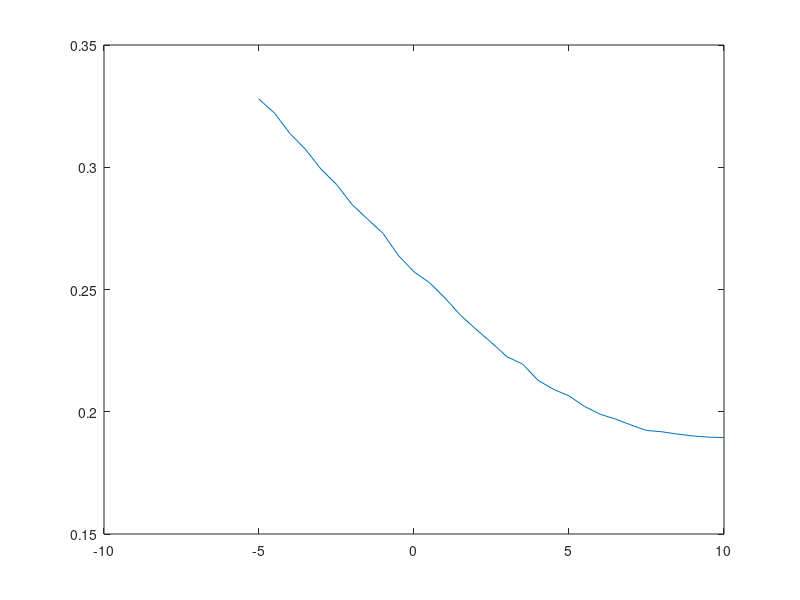

Reproduce this figure in MATLAB.
clc;clear;
L = 1e5;
data = randi([0,1],[1,L]);
ak = zeros(2,L/4);

for p = 1:L/4
    
    if data(4*p-1:4*p) == [0,0]
    a = 1;
  elseif data(4*p-1:4*p) == [0,1]
    a = 2;
  elseif data(4*p-1:4*p) == [1,1]
    a = 3;
  else
    a = 4;
    end
  
  if data(4*p-3:4*p-2) == [0,0]
    b = 4;
  elseif data(4*p-3:4*p-2) == [1,0]
    b = 3;
  elseif data(4*p-3:4*p-2) == [1,1]
    b = 2;
  else
    b = 1;
  end
  
 
  ak(:,p) = [2*a-1-4,2*b-1-4];
end

Es = 1;
BER = zeros(1,31);
snrdb = -5:0.5:10;
x = zeros(1,L);

for q = 1:31
  var = Es/10^(snrdb(q)/10);
  sig = sqrt(var);
  for p = 1:2
    vk = randn([1,L/4])*sig;%AWGN
    z(p,:) = ak(p,:) + vk;
  end
  
  for p = 1:L/4
    if z(1,p) <= -2
      x(4*p-1:4*p) = [0,0];
    elseif z(1,p) > -2 && z(1,p) <= 0
      x(4*p-1:4*p) = [0,1];
    elseif z(1,p) > 0 && z(1,p) <= 2
      x(4*p-1:4*p) = [1,1];
    else
      x(4*p-1:4*p) = [1,0];
    end
    
    if z(2,p) <= -2
      x(4*p-3:4*p-2) = [0,1];
    elseif z(1,p) <= 0 && z(2,p) > -2
      x(4*p-3:4*p-2) = [1,1];
    elseif z(1,p) <= 2 && z(2,p) > 0
      x(4*p-3:4*p-2) = [1,0];
    else
      x(4*p-3:4*p-2) = [0,0];
    end
  end
  
  BER(q) = (data-x)*(data-x)'/L;
end

plot(snrdb,BER);